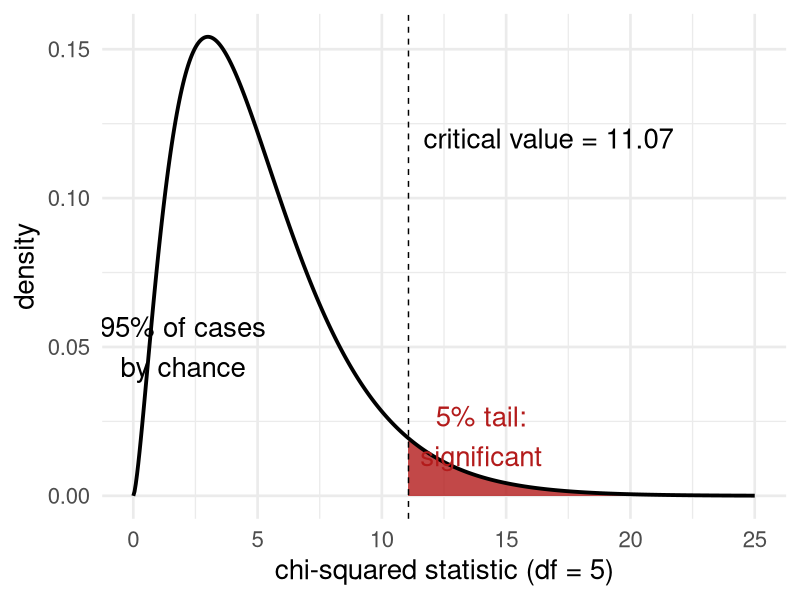

The R script that drew this image:
# slides_lesson_7b_chisq.R -- numbers + figure for the Lesson 7B deck.
# Run from the repo root:  Rscript functions/slides_lesson_7b_chisq.R
library(dplyr)
library(readr)
library(ggplot2)

# 1. Lambda from the complete bulb sample ---------------------------------
bulbs = read_csv("workshops/bulb_lifetimes.csv", show_col_types = FALSE)
r = nrow(bulbs)          # every bulb failed, so r = n = 100
total = sum(bulbs$days)  # total unit test time
lambda_hat = r / total
cat("r =", r, " total =", total, "\n")
cat("lambda-hat =", round(lambda_hat, 6), "-> rounded", round(lambda_hat, 4), "\n")
cat("MTTF = 1/lambda-hat =", round(1 / lambda_hat, 2), " ; 1/0.0074 =", round(1/0.0074, 2),
    " ; sample mean =", mean(bulbs$days), "\n")

# 2. Critical values: qchisq(p = ci, df) ----------------------------------
cis = c(0.005, 0.025, 0.80, 0.90, 0.95, 0.975, 0.98, 0.99, 0.995, 0.998, 0.999)
crit = expand.grid(df = 1:21, ci = cis) %>%
  mutate(chisq = qchisq(p = ci, df = df))
crit_wide = crit %>% mutate(ci = paste0("ci_", ci * 100)) %>%
  tidyr::pivot_wider(names_from = ci, values_from = chisq)
write_csv(crit_wide, "workshops/lesson7b_chisq_critical.csv")
print(crit %>% filter(df <= 10, ci %in% c(0.90, 0.95, 0.99)) %>%
        mutate(chisq = round(chisq, 2)) %>% tidyr::pivot_wider(names_from = ci, values_from = chisq))

# 3. Figure: chi-squared density with the 5% critical region (df = 5) -----
df_ = 5
cut = qchisq(0.95, df_)
d = tibble(x = seq(0, 25, length.out = 500)) %>% mutate(y = dchisq(x, df_))
g = ggplot(d, aes(x = x, y = y)) +
  geom_area(data = d %>% filter(x >= cut), fill = "#B31B1B", alpha = 0.8) +
  geom_line(linewidth = 1.3) +
  geom_vline(xintercept = cut, linetype = "dashed") +
  annotate("text", x = cut + 0.6, y = 0.12, hjust = 0, size = 7,
           label = paste0("critical value = ", round(cut, 2))) +
  annotate("text", x = 2, y = 0.05, size = 7, label = "95% of cases\nby chance") +
  annotate("text", x = 14, y = 0.02, size = 7, colour = "#B31B1B", label = "5% tail:\nsignificant") +
  labs(x = "chi-squared statistic (df = 5)", y = "density") +
  theme_minimal(base_size = 20)
dir.create("docs-v3/images/slides/lesson-7b", showWarnings = FALSE, recursive = TRUE)
ggsave("docs-v3/images/slides/lesson-7b/gen_density_df5.png", g, width = 7, height = 4.2, dpi = 150)
cat("wrote figure, cut =", round(cut, 4), "\n")
